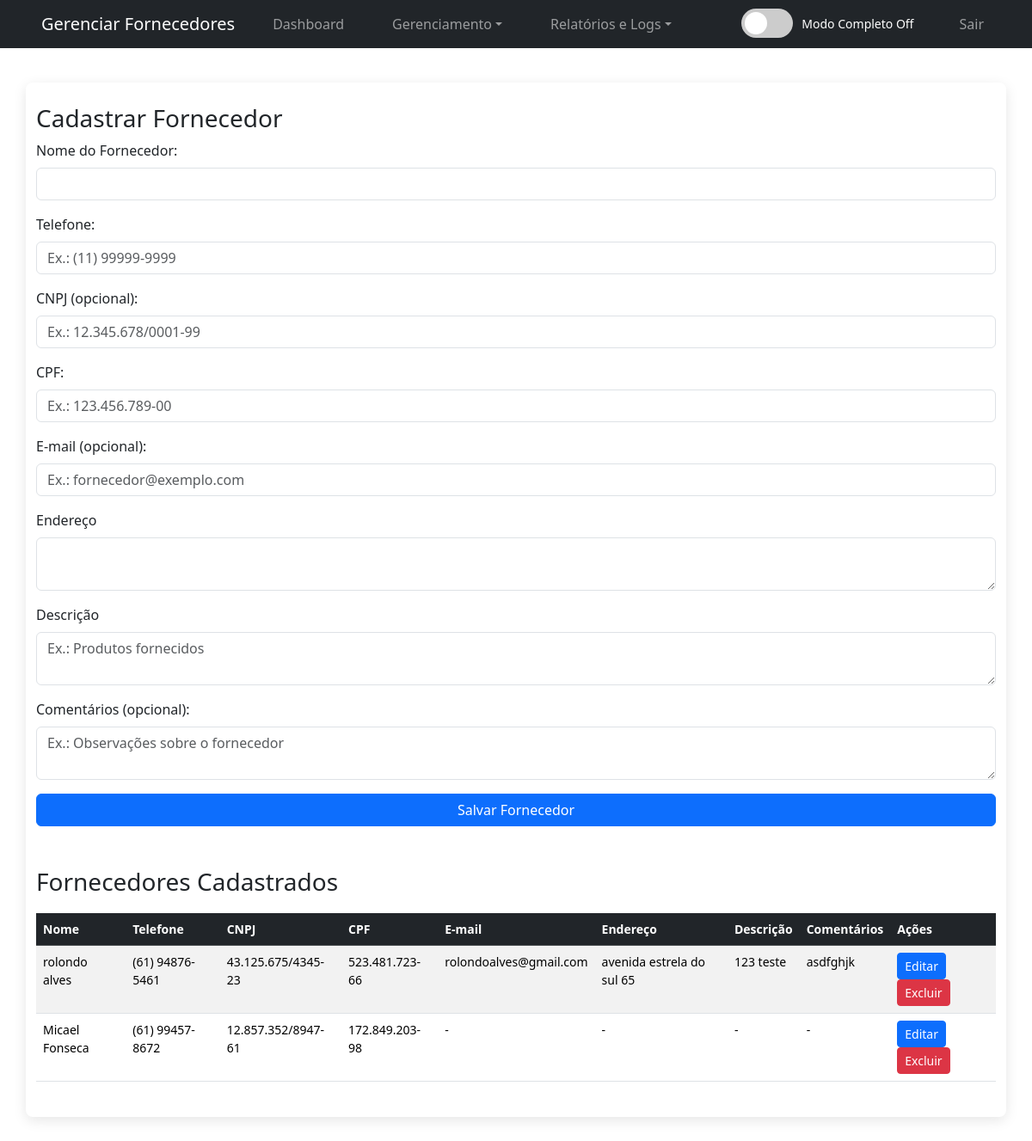
The app's page /gerenciar_fornecedores.php (signed in), older data.
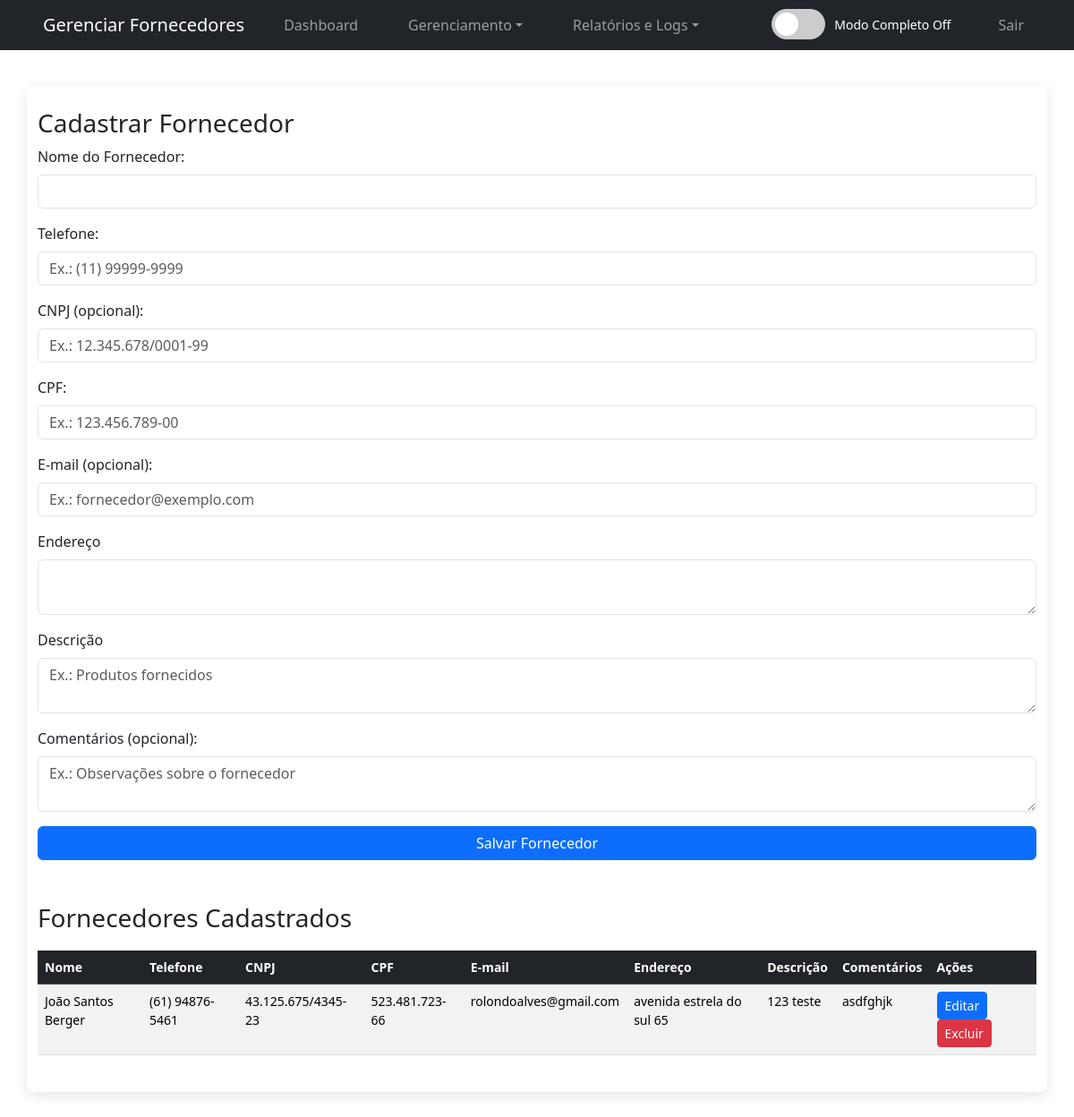
The same page, newer data.
### tables this page shows
CREATE TABLE `fornecedores` (
  `id` int(11) NOT NULL AUTO_INCREMENT,
  `nome` varchar(100) NOT NULL,
  `endereco` text DEFAULT NULL,
  `telefone` varchar(20) NOT NULL,
  `cnpj` varchar(18) DEFAULT NULL,
  `cpf` varchar(14) DEFAULT NULL,
  `email` varchar(100) DEFAULT NULL,
  `descrição` text DEFAULT NULL,
  `comentarios` text DEFAULT NULL,
  PRIMARY KEY (`id`)
);

### gerenciar_fornecedores.php (the view, shortened to what this page needs)
<?php
require_once 'conexao.php';
$sql_fornecedores = "SELECT * FROM fornecedores";
$resultado_fornecedores = $conexao->query($sql_fornecedores);
$fornecedores = [];
while ($row = $resultado_fornecedores->fetch_assoc()) {
    $fornecedores[] = $row;
}
?>
<!DOCTYPE html>
<html lang="pt-BR">
<head>
    <link rel="stylesheet" href="style.css">
    <link href="https://cdn.jsdelivr.net/npm/bootstrap@5.3.3/dist/css/bootstrap.min.css" rel="stylesheet">
</head>
<body>
    <?php include 'navbar.php'; ?>
    <div class="container">
        <h3>Cadastrar Fornecedor</h3>
        <form method="POST" action="gerenciar_fornecedores.php">
            <div class="mb-3">
                <label for="nome" class="form-label">Nome do Fornecedor:</label>
                <input type="text" class="form-control" name="nome" required>
            </div>
            <div class="mb-3">
                <label for="telefone" class="form-label">Telefone:</label>
                <input type="text" class="form-control" name="telefone" required placeholder="Ex.: (11) 99999-9999">
            </div>
            <div class="mb-3">
                <label for="cnpj" class="form-label">CNPJ (opcional):</label>
                <input type="text" class="form-control" name="cnpj" placeholder="Ex.: 12.345.678/0001-99">
            </div>
            <div class="mb-3">
                <label for="cpf" class="form-label">CPF:</label>
                <input type="text" class="form-control" name="cpf" placeholder="Ex.: 123.456.789-00">
            </div>
            <div class="mb-3">
                <label for="email" class="form-label">E-mail (opcional):</label>
                <input type="email" class="form-control" name="email" placeholder="Ex.: fornecedor@exemplo.com">
            </div>
            <div class="mb-3">
                <label for="endereco" class="form-label">Endereço</label>
                <textarea class="form-control" name="endereco"></textarea>
            </div>
            <div class="mb-3">
                <label for="descrição" class="form-label">Descrição</label>
                <textarea class="form-control" name="descrição" placeholder="Ex.: Produtos fornecidos"></textarea>
            </div>
            <div class="mb-3">
                <label for="comentarios" class="form-label">Comentários (opcional):</label>
                <textarea class="form-control" name="comentarios" placeholder="Ex.: Observações sobre o fornecedor"></textarea>
            </div>
            <button type="submit" class="btn btn-primary">Salvar Fornecedor</button>
        </form>
        <h3 class="mt-5">Fornecedores Cadastrados</h3>
        <table class="table table-striped table-hover">
            <thead class="table-dark">
                <tr>
                    <th>Nome</th>
                    <th>Telefone</th>
                    <th>CNPJ</th>
                    <th>CPF</th>
                    <th>E-mail</th>
                    <th>Endereço</th>
                    <th>Descrição</th>
                    <th>Comentários</th>
                    <th>Ações</th>
                </tr>
            </thead>
            <tbody>
                <?php if (!empty($fornecedores)): ?>
                    <?php foreach ($fornecedores as $fornecedor): ?>
                        <tr>
                            <td><?php echo htmlspecialchars($fornecedor['nome']); ?></td>
                            <td><?php echo htmlspecialchars($fornecedor['telefone']); ?></td>
                            <td><?php echo $fornecedor['cnpj'] ? htmlspecialchars($fornecedor['cnpj']) : '-'; ?></td>
                            <td><?php echo $fornecedor['cpf'] ? htmlspecialchars($fornecedor['cpf']) : '-'; ?></td>
                            <td><?php echo $fornecedor['email'] ? htmlspecialchars($fornecedor['email']) : '-'; ?></td>
                            <td><?php echo $fornecedor['endereco'] ? htmlspecialchars($fornecedor['endereco']) : '-'; ?></td>
                            <td><?php echo $fornecedor['descrição'] ? htmlspecialchars($fornecedor['descrição']) : '-'; ?></td>
                            <td><?php echo $fornecedor['comentarios'] ? htmlspecialchars($fornecedor['comentarios']) : '-'; ?></td>
                            <td>
                                <a href="editar_fornecedor.php?id=<?php echo $fornecedor['id']; ?>" class="btn btn-primary btn-sm">Editar</a>
                                <a href="gerenciar_fornecedores.php?excluir=<?php echo $fornecedor['id']; ?>"
                                    class="btn btn-danger btn-sm"
                                    onclick="return confirm('Tem certeza que deseja excluir este fornecedor? Todos os pedidos e produtos associados serão excluídos.')">Excluir</a>
                            </td>
                        </tr>
                    <?php endforeach; ?>
                <?php else: ?>
                    <tr>
                        <td colspan="9">Nenhum fornecedor cadastrado.</td>
                    </tr>
                <?php endif; ?>
            </tbody>
        </table>
    </div>
</body>
</html>

Row changes from the older to the newer data that the page shows:
removed fornecedores: nome "Micael Fonseca", telefone "(61) 99457-8672", cnpj "12.857.352/8947-61", cpf "172.849.203-98"
changed fornecedores "rolondoalves@gmail.com": nome "rolondo alves" → "João Santos Berger"
